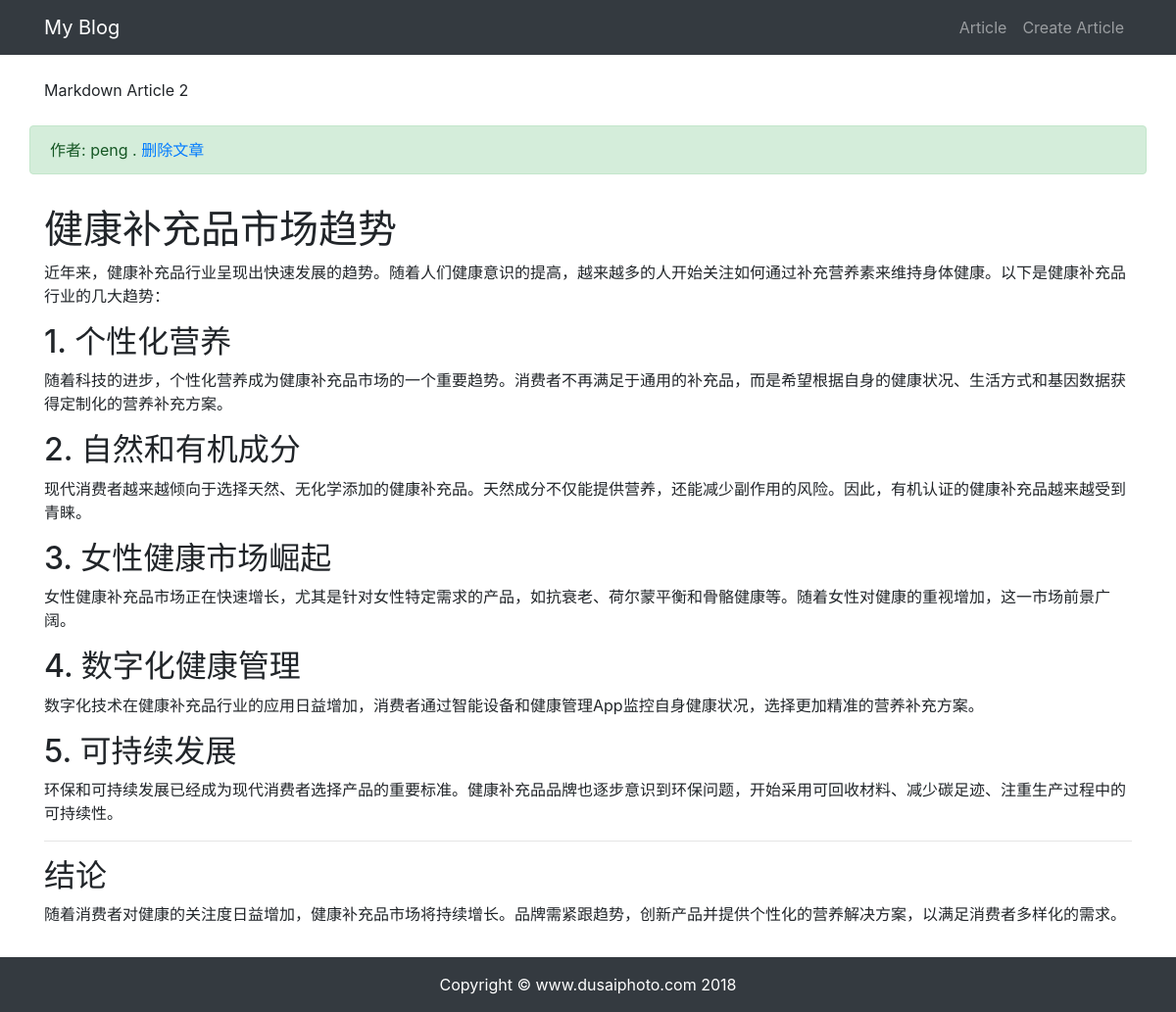
The app's page /article/article-detail/6/ with its own data.
### article/models.py (models this page shows, shortened)
class ArticlePost(models.Model):
    author = models.ForeignKey(User, on_delete=models.CASCADE)
    title = models.CharField(max_length=100)
    body = models.TextField()
    created = models.DateTimeField(default=timezone.now)
    updated = models.DateTimeField(auto_now=True)
    class Meta:
        ordering = ('-created', )

### article/views.py (the view)
# urls.py: path('article-detail/<int:id>/', views.article_detail, name='article_detail'),
def article_detail(request, id):
    article = ArticlePost.objects.get(id=id)
    article.body = markdown.markdown(article.body,
                                     extensions=[
                                        'markdown.extensions.extra',
                                        'markdown.extensions.codehilite',
                                     ])
    context = {"article": article}
    return render(request, 'article/detail.html', context)

### templates/article/detail.html (shortened to what this page needs)
{%extends 'base.html'%} {%load staticfiles%}
{%block content%}
<div class="container">
  <div class="row">
    <div class="col-12 mt-4 mb-4">{{article.title}}</div>
    <div class="col-12 alert alert-success">作者: {{article.author}}
      . <a href="#" onclick="confirm_safe_delete()">删除文章</a>
    </div>
    <div class="col-12">
      <p>{{article.body|safe}}</p>
    </div>
  </div>
</div>
{%endblock content %}

### records on screen
ArticlePost: title "Markdown Article 2", author "peng", body "健康补充品市场趋势 近年来，健康补充品行业呈现出快速发展的趋势。随着人们健康意识的提高，越来越多的人开始关注如何通过补充营养素来维持身体健康。以下是健康补充品行业的几大趋势： 1. 个性化营养 随着科技的进步，个性化营养成为健康补充品市场的一个重要趋势。消费者不再满足于通用的补充品，而是希望根据自身的健康状况、生活方式和基因数据获得定制化的营养补充方案。 2. 自然和有机成分 现代消费者越来越倾向于选择天然、无化学添加的健康补充品。天然成分不仅能提供营养，还能减少副作用的风险。因此，有机认证的健康补充品越来越受到青睐。 3. 女性健康市场崛起 女性健康补充品市场正在快速增长，尤其是针对女性特定需求的产品，如抗衰老、荷尔蒙平衡和骨骼健康等。随着女性对健康的重视增加，这一市场前景广阔。 4. 数字化健康管理 数字化技术在健康补充品行业的应用日益增加，消费者通过智能设备和健康管理App监控自身健康状况，选择更加精准的营养补充方案。 5. 可持续发展 环保和可持续发展已经成为现代消费者选择产品的重要标准。健康补充品品牌也逐步意识到环保问题，开始采用可回收材料、减少碳足迹、注重生产过程中的可持续性。 结论 随着消费者对健康的关注度日益增加，健康补充品市场将持续增长。品牌需紧跟趋势，创新产品并提供个性化的营养解决方案，以满足消费者多样化的需求。"
